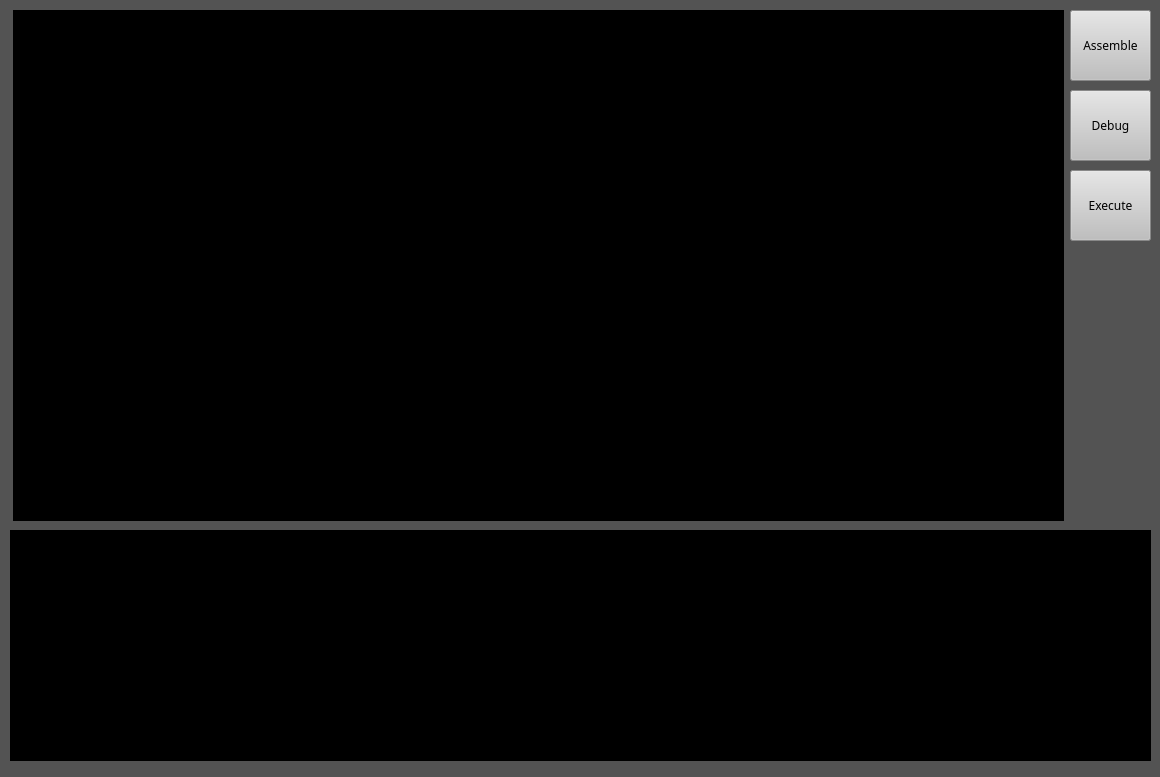
<?xml version="1.0" encoding="UTF-8"?>
<ui version="4.0">
 <class>interface</class>
 <widget class="QMainWindow" name="interface">
  <property name="geometry">
   <rect>
    <x>0</x>
    <y>0</y>
    <width>1160</width>
    <height>777</height>
   </rect>
  </property>
  <property name="windowTitle">
   <string>interface</string>
  </property>
  <property name="styleSheet">
   <string notr="true">
background-color:rgb(83, 83, 83);</string>
  </property>
  <widget class="QWidget" name="centralwidget">
   <widget class="QTextEdit" name="Main">
    <property name="geometry">
     <rect>
      <x>13</x>
      <y>10</y>
      <width>1051</width>
      <height>511</height>
     </rect>
    </property>
    <property name="font">
     <font>
      <family>Carbon Block</family>
      <pointsize>22</pointsize>
      <weight>50</weight>
      <italic>false</italic>
      <bold>false</bold>
     </font>
    </property>
    <property name="styleSheet">
     <string notr="true">background-color: rgb(0, 0, 0);
font: 22pt &quot;Carbon Block&quot;;</string>
    </property>
    <property name="html">
     <string>&lt;!DOCTYPE HTML PUBLIC &quot;-//W3C//DTD HTML 4.0//EN&quot; &quot;http://www.w3.org/TR/REC-html40/strict.dtd&quot;&gt;
&lt;html&gt;&lt;head&gt;&lt;meta name=&quot;qrichtext&quot; content=&quot;1&quot; /&gt;&lt;style type=&quot;text/css&quot;&gt;
p, li { white-space: pre-wrap; }
&lt;/style&gt;&lt;/head&gt;&lt;body style=&quot; font-family:'Carbon Block'; font-size:22pt; font-weight:400; font-style:normal;&quot;&gt;
&lt;p style=&quot;-qt-paragraph-type:empty; margin-top:0px; margin-bottom:0px; margin-left:0px; margin-right:0px; -qt-block-indent:0; text-indent:0px; font-family:'Nanosecond Thick BRK'; font-size:16pt;&quot;&gt;&lt;br /&gt;&lt;/p&gt;&lt;/body&gt;&lt;/html&gt;</string>
    </property>
    <property name="tabStopWidth">
     <number>80</number>
    </property>
   </widget>
   <widget class="QPushButton" name="Debug">
    <property name="geometry">
     <rect>
      <x>1070</x>
      <y>90</y>
      <width>81</width>
      <height>71</height>
     </rect>
    </property>
    <property name="font">
     <font>
      <family>LED BOARD REVERSED</family>
     </font>
    </property>
    <property name="styleSheet">
     <string notr="true">background-color: rgb(191, 191, 191);</string>
    </property>
    <property name="text">
     <string>Debug</string>
    </property>
   </widget>
   <widget class="QPushButton" name="Assemble">
    <property name="geometry">
     <rect>
      <x>1070</x>
      <y>10</y>
      <width>81</width>
      <height>71</height>
     </rect>
    </property>
    <property name="font">
     <font>
      <family>LED BOARD REVERSED</family>
     </font>
    </property>
    <property name="styleSheet">
     <string notr="true">background-color: rgb(191, 191, 191);</string>
    </property>
    <property name="text">
     <string>Assemble</string>
    </property>
   </widget>
   <widget class="QPushButton" name="Execute">
    <property name="geometry">
     <rect>
      <x>1070</x>
      <y>170</y>
      <width>81</width>
      <height>71</height>
     </rect>
    </property>
    <property name="font">
     <font>
      <family>LED BOARD REVERSED</family>
     </font>
    </property>
    <property name="styleSheet">
     <string notr="true">background-color: rgb(191, 191, 191);</string>
    </property>
    <property name="text">
     <string>Execute</string>
    </property>
   </widget>
   <widget class="QTextEdit" name="Main_2">
    <property name="geometry">
     <rect>
      <x>10</x>
      <y>530</y>
      <width>1141</width>
      <height>231</height>
     </rect>
    </property>
    <property name="font">
     <font>
      <family>Carbon Block</family>
      <pointsize>22</pointsize>
      <weight>50</weight>
      <italic>false</italic>
      <bold>false</bold>
     </font>
    </property>
    <property name="styleSheet">
     <string notr="true">background-color: rgb(0, 0, 0);
font: 22pt &quot;Carbon Block&quot;;</string>
    </property>
    <property name="readOnly">
     <bool>true</bool>
    </property>
    <property name="html">
     <string>&lt;!DOCTYPE HTML PUBLIC &quot;-//W3C//DTD HTML 4.0//EN&quot; &quot;http://www.w3.org/TR/REC-html40/strict.dtd&quot;&gt;
&lt;html&gt;&lt;head&gt;&lt;meta name=&quot;qrichtext&quot; content=&quot;1&quot; /&gt;&lt;style type=&quot;text/css&quot;&gt;
p, li { white-space: pre-wrap; }
&lt;/style&gt;&lt;/head&gt;&lt;body style=&quot; font-family:'Carbon Block'; font-size:22pt; font-weight:400; font-style:normal;&quot;&gt;
&lt;p style=&quot;-qt-paragraph-type:empty; margin-top:0px; margin-bottom:0px; margin-left:0px; margin-right:0px; -qt-block-indent:0; text-indent:0px; font-family:'Nanosecond Thick BRK'; font-size:16pt;&quot;&gt;&lt;br /&gt;&lt;/p&gt;&lt;/body&gt;&lt;/html&gt;</string>
    </property>
    <property name="tabStopWidth">
     <number>80</number>
    </property>
   </widget>
  </widget>
 </widget>
 <resources/>
 <connections/>
</ui>
